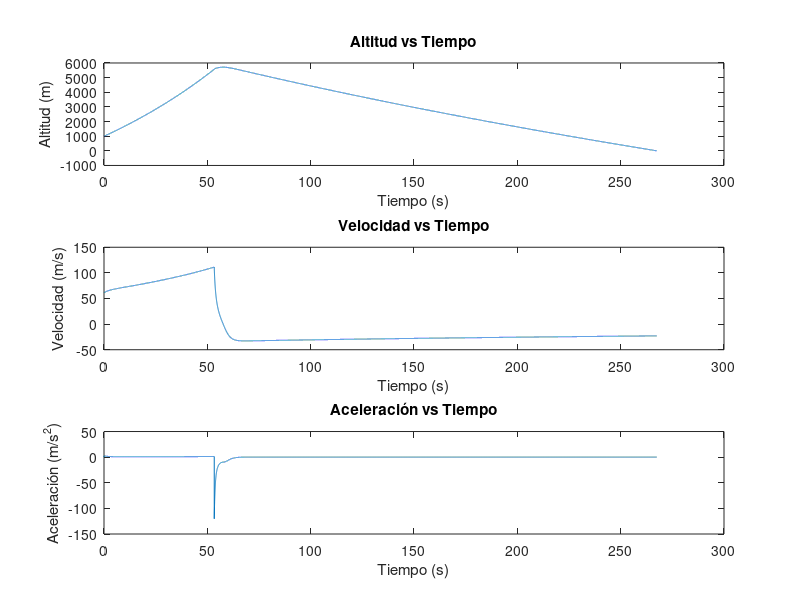

The MATLAB script that drew this image:
clear
clc
close all
 
fprintf('Examen de medio curso - Problema 2\n')
fprintf('\nAlumno: Victor Omar Rivera Valdez\n')
fprintf('Matricula: 1908246 \n')
 
%Parametros iniciales
m0 = 2000;
T = 49050;
p0 = 1.225;
CD = 0.4;
A = 30.5;
g = 9.81;
h0 = 1000;
V0 = 61.29;
delta_t = 0.01;
 
 
% Funciones
p = @(h) p0 * exp(-h / 7640);
D = @(V, h) 0.5 * p(h) * A * V^2 * CD;
t = 0;
h = h0;
V = V0;
m = m0;
ts = t;
hs = h;
Vs = V;
As = 0;
 
while h > 0
    m = max(m0 - 30*t, 400);
    if m > 400
        F_net = T - D(V, h) - m*g;
    elseif V > 0
        F_net = -D(V, h) - m*g;
    else
        F_net = D(V, h) - m*g;
    end
    a = F_net / m;
    V_est = V + a * delta_t;
    h_est = h + V * delta_t;
    m_est = max(m0 - 30*(t + delta_t), 400);
    if m_est > 400
        F_net_est = T - D(V_est, h_est) - m_est*g;
    elseif V_est > 0
        F_net_est = -D(V_est, h_est) - m_est*g;
    else
        F_net_est = D(V_est, h_est) - m_est*g;
    end
    a_est = F_net_est / m_est;
    V = V + (a + a_est) / 2 * delta_t;
    h = h + (V + V_est) / 2 * delta_t;
    t = t + delta_t;
    ts = [ts, t];
    hs = [hs, h];
    Vs = [Vs, V];
    As = [As, a];
end
 
%Graficar
figure;
subplot(3,1,1);
plot(ts, hs);
title('Altitud vs Tiempo');
xlabel('Tiempo (s)');
ylabel('Altitud (m)');
subplot(3,1,2);
plot(ts, Vs);
title('Velocidad vs Tiempo');
xlabel('Tiempo (s)');
ylabel('Velocidad (m/s)');
subplot(3,1,3);
plot(ts, As);
title('Aceleración vs Tiempo');
xlabel('Tiempo (s)');
ylabel('Aceleración (m/s^2)');
 
% Resultados
altitud_maxima = max(hs);
velocidad_maxima = max(Vs);
tiempo_total = ts(end);
disp('')
disp('Respuesta')
fprintf('a) La altitud máxima que alcanza el cohete es: %.2f m\n', altitud_maxima);
fprintf('b) La velocidad máxima que alcanza el cohete es: %.2f m/s\n', velocidad_maxima);
fprintf('c) El tiempo transcurrido hasta que el cohete toca el suelo es: %.2f s\n', tiempo_total);
disp('')